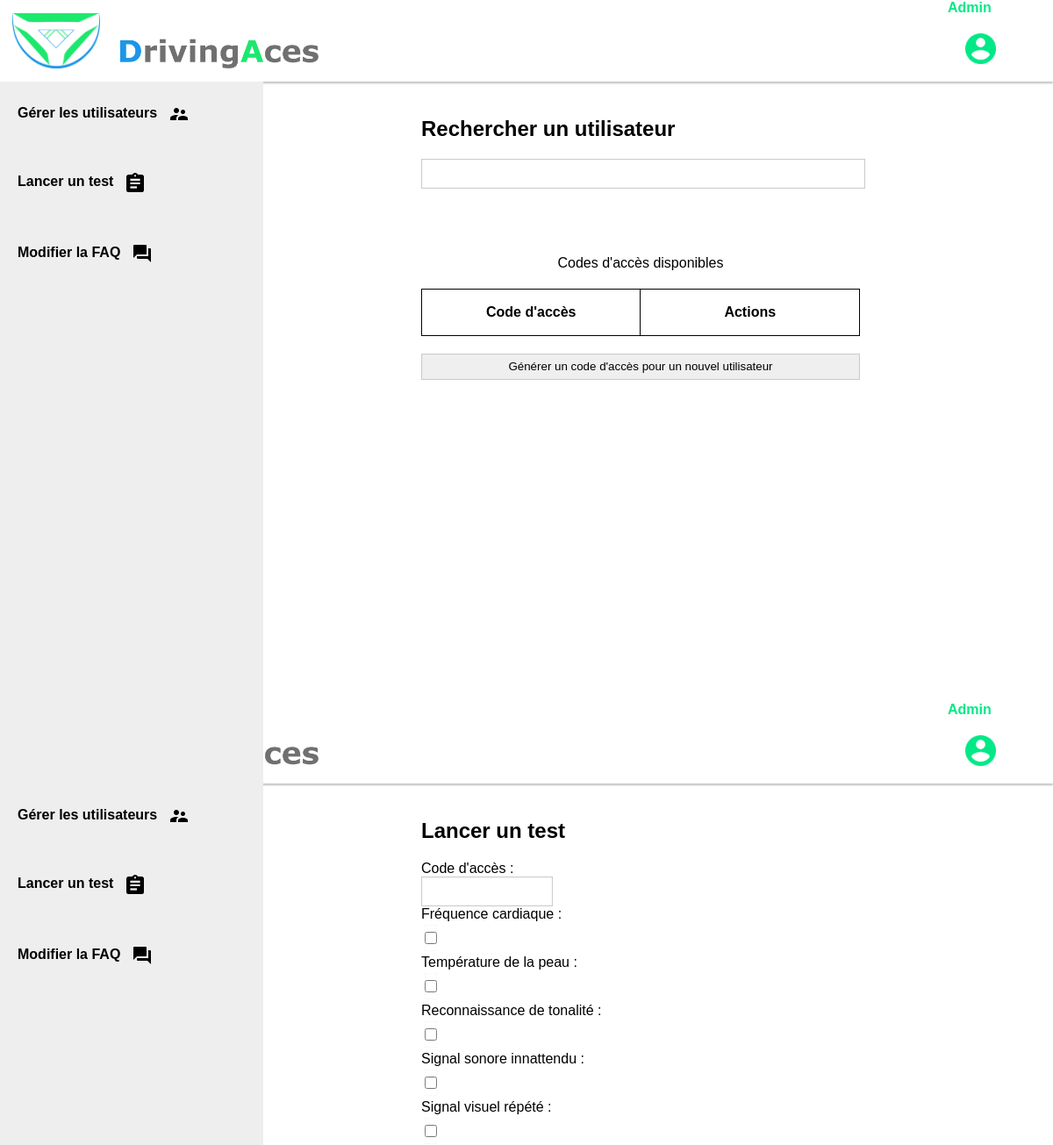
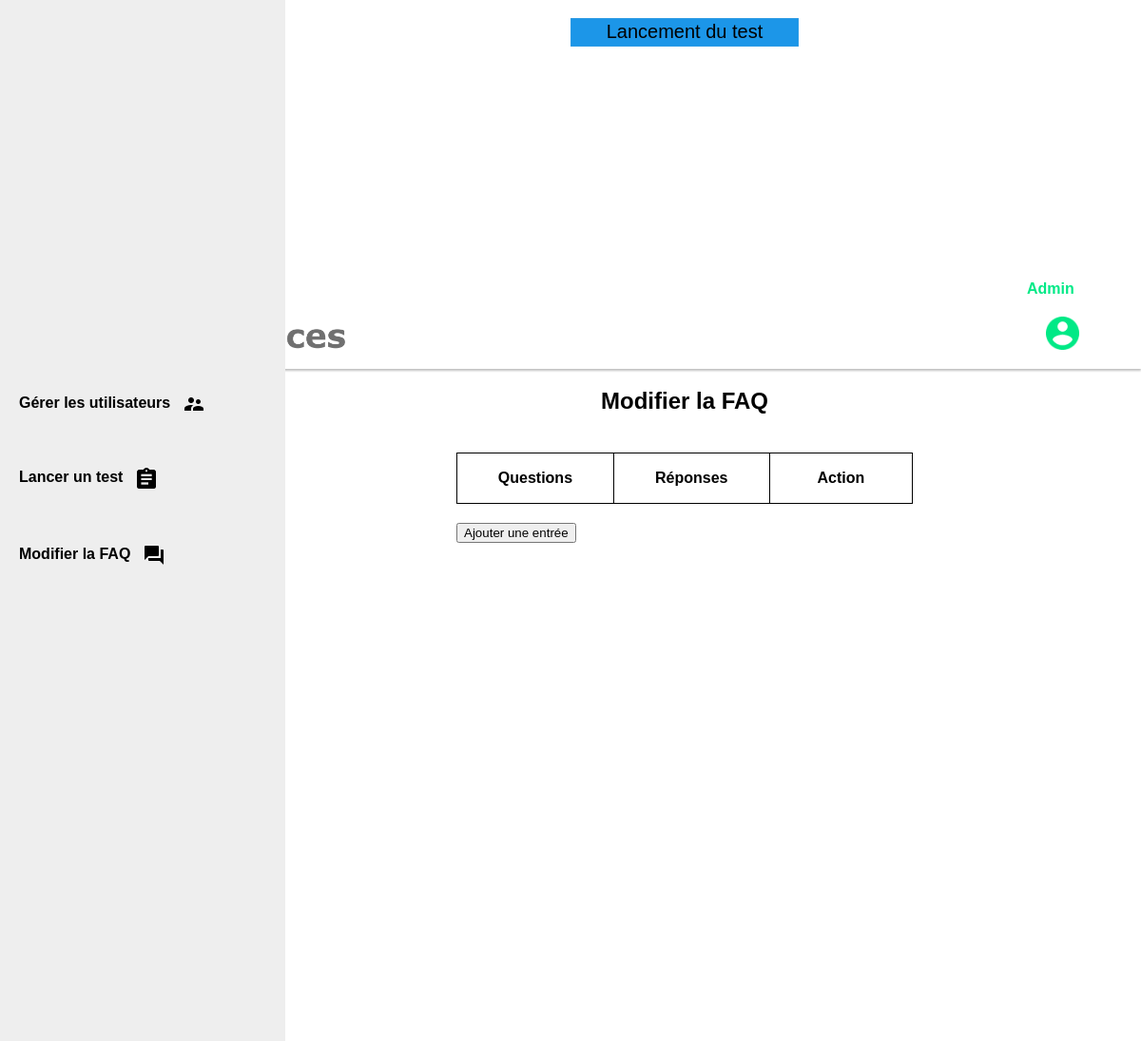
Before: /backoffice (signed in) with the older database file (2 pictures, top to bottom).
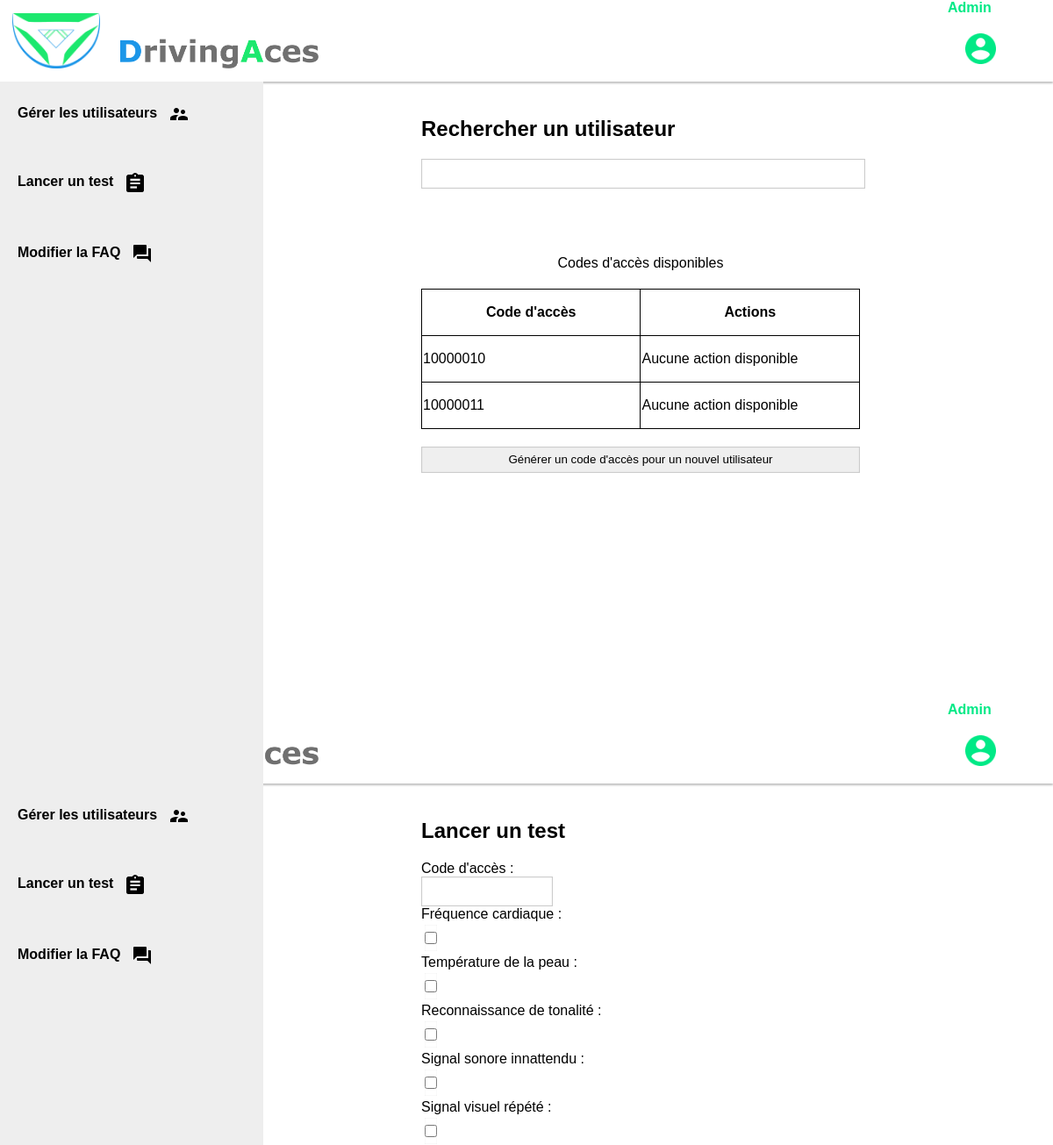
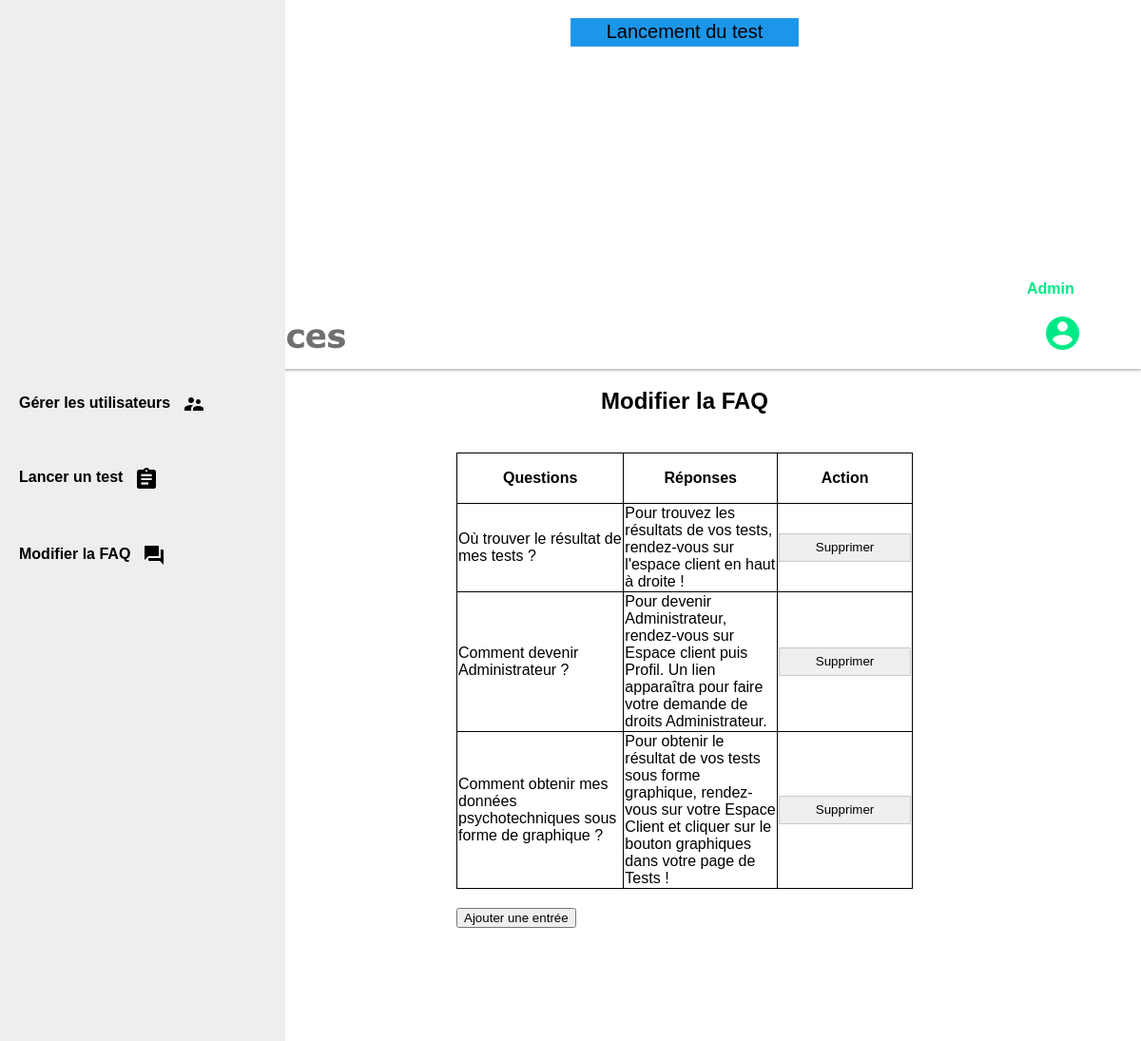
After: the same page with the newer database file (2 pictures, top to bottom).
### tables this page shows
CREATE TABLE `user` (
  `id_user` int(11) NOT NULL,
  `access_code` int(11) NOT NULL,
  `password` varchar(88) NOT NULL,
  `name` varchar(30) NOT NULL,
  `first_name` varchar(30) NOT NULL,
  `adress` varchar(255) NOT NULL,
  `mail` varchar(100) NOT NULL,
  `phone` varchar(15) NOT NULL,
  `admin` tinyint(1) NOT NULL DEFAULT '0'
);

### model/UserManager.php (called while the page is built, shortened)
<?php
require_once $_SERVER['DOCUMENT_ROOT'].'/model/Manager.php';
class UserManager extends Manager
{
    private $db;
    public function __construct()
    {
        $this->db = $this->dbConnect();
    }
    public function getFreeCodes(){
        $req = $this->db->prepare("SELECT access_code FROM user WHERE name = '' ");
        $req->execute();
        return $req;
    }
}

### model/Manager.php (called while the page is built, shortened)
<?php
abstract class Manager
{
    protected function dbConnect()
    {
        try {
            $db = new PDO('mysql:host=localhost;dbname=driving_aces;charset=utf8', 'root', 'root');
            return $db;
        } catch (Exception $e) {
            die('Erreur: ' . $e->getMessage());
        }
    }
}

### controller/backoffice/backoffice_controller.php (the view, shortened to what this page needs)
<?php
require_once $_SERVER['DOCUMENT_ROOT'].'/model/UserManager.php';
$user = new UserManager();
$faq = new FAQManager();
$codes = $user->getFreeCodes();
function displayCodes($data)
{
    foreach ($data as $code) {
        echo '<tr>
                <td>' . $code['access_code'] . '</td>
                <td>' . "Aucune action disponible" . '</td>
              </tr>';
    }
}
function displayFAQ($questions, $reponses, $id)
{
    for ($i = 0; $i < count($questions); $i++) {
        echo '<tr>
                <td>' . $questions[$i] . '</td>
                <td>' . $reponses[$i] . '</td>
                <td>
                <form action="/backoffice" method="post">
                    <input type="hidden" name="id" value="' . $id[$i] . '">
                    <input type="submit" value="Supprimer">
                </form>
                </td>
              </tr>';
    }
}
if (isset($_POST['name']) && isset($_POST['first_name']) && isset($_POST['adress']) && isset($_POST['mail']) && isset($_POST['access_code'])) {
    if ($_POST['name'] != "" && $_POST['first_name'] != "" && $_POST['adress'] != "" && $_POST['mail'] != "") {
        $name = $user->charEscape($_POST['name']);
        $first_name = $user->charEscape($_POST['first_name']);
        $adress = $user->charEscape($_POST['adress']);
        $mail = $user->charEscape($_POST['mail']);
        $access_code = $_POST['access_code'];
        $user->editUserName($name, $access_code);
        $user->editUserFirstName($first_name, $access_code);
        $user->editUserAdress($adress, $access_code);
        $user->editUserMail($mail, $access_code);
        $_POST = array();
        header('Location: /backoffice');
    } else {
        echo 'Une entrée est manquante';
    }
} else if (isset($_POST['ok'])) {
    $user->createUser();
    header('Location: /backoffice');
} else if (isset($_POST['question']) && isset($_POST['reponse'])) {
    if ($_POST['question'] != "" && $_POST['reponse'] != "") {
        $faq->newFaq($_POST['question'], $_POST['reponse']);
        header('Location: /backoffice');
    }
} else if (isset($_POST['id'])) {
    $faq->removeFaq($_POST['id']);
    header('Location: /backoffice');
} else {
    require_once './view/Backoffice.php';
}

Changed rows visible on the page:
added user: access_code "10000010"
added user: access_code "10000011"
Other visible differences:
new list line: "Où trouver le résultat de mes tests ? Pour trouvez les résultats de vos tests, rendez-vous sur l'espace client en haut à droite ! Supprimer"
new list line: "Comment devenir Administrateur ? Pour devenir Administrateur, rendez-vous sur Espace client puis Profil. Un lien apparaîtra pour faire votre demande de droits Administrateur. Supprimer"
new list line: "Comment obtenir mes données psychotechniques sous forme de graphique ? Pour obtenir le résultat de vos tests sous forme graphique, rendez-vous sur votre Espace Client et cliquer sur le bouton graphiques dans votre page de Tests ! Supprimer"
